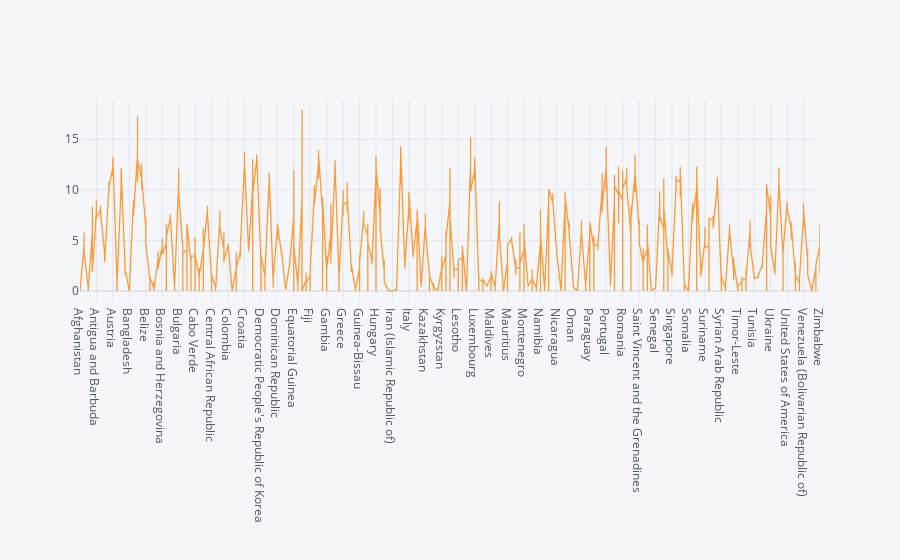

The notebook cell saved with this chart:
### Code cell
who_df_copy.iplot(kind='scatter',x='country',y='alcohol')

### Figure 1 — Plotly figure (JSON) as saved in the notebook; plotly's stock layout.template omitted (floating-point values rounded to 4 significant figures; data arrays with more than 128 entries replaced by an {"elided": "..."} marker saying what was removed)
{"data": [{"line": {"color": "rgba(255, 153, 51, 1.0)", "dash": "solid", "shape": "linear", "width": 1.3}, "mode": "lines", "name": "alcohol", "text": "", "type": "scatter", "x": {"elided": "2888 str values"}, "y": {"elided": "2888 float values"}}], "layout": {"legend": {"bgcolor": "#F5F6F9", "font": {"color": "#4D5663"}}, "paper_bgcolor": "#F5F6F9", "plot_bgcolor": "#F5F6F9", "title": {"font": {"color": "#4D5663"}}, "xaxis": {"gridcolor": "#E1E5ED", "showgrid": true, "tickfont": {"color": "#4D5663"}, "title": {"font": {"color": "#4D5663"}, "text": ""}, "zerolinecolor": "#E1E5ED"}, "yaxis": {"gridcolor": "#E1E5ED", "showgrid": true, "tickfont": {"color": "#4D5663"}, "title": {"font": {"color": "#4D5663"}, "text": ""}, "zerolinecolor": "#E1E5ED"}}}
